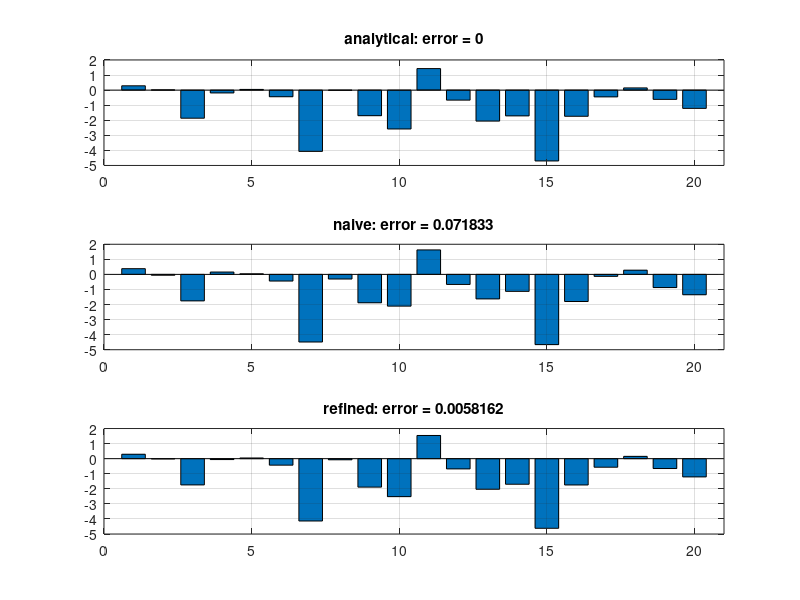

Recreate this plot in MATLAB.
% this script computes VaR and contributions to VaR from each exposure
% - semi-analytically (under generic elliptical assumption)
% - naively-empirical (VaR is percentile, contributions are numerical derivative
% - refined-empirical (VaR from kernel smoothing, contributions as expectations
% see "Risk and Asset Allocation" - Springer (2005), by A. Meucci

clc; clear; close all;
%%%%%%%%%%%%%%%%%%%%%%%%%%%%%%%%%%%%%%%%%%%%%%%%%%%%%%%%%%%%%%%%%%%%%%%%%%%%%%%%%%%%%%%%%%%%%%%%%%%%%%%%%%%%%%%%%%%
% inputs 

N=20; % number of assets
NumSimul=100000; % number of simulations

% elliptical market parameters: 
Mu=rand(N,1); % location
A=rand(N,N)-.5; % scatter
Sigma=A*A';
R = (lognrnd(0,.2,NumSimul,1)-7).^2; % radial distribution

% allocation
a=rand(N,1)-.5;

% VaR confidence
c=.95;

%%%%%%%%%%%%%%%%%%%%%%%%%%%%%%%%%%%%%%%%%%%%%%%%%%%%%%%%%%%%%%%%%%%%%%%%%%%%%%%%%%%%%%%%%%%%%%%%%%%%%%%%%%%%%%%%%%%
% generate market scenarios
Z=randn(NumSimul,N);
norm_Z=sqrt(sum(Z.*Z,2));
U=Z./(norm_Z*ones(1,N));  % uniform on sphere
X=U.*(R*ones(1,N));       % elliptical, standard
M=ones(NumSimul,1)*Mu'+X*A'; % elliptical, general

%%%%%%%%%%%%%%%%%%%%%%%%%%%%%%%%%%%%%%%%%%%%%%%%%%%%%%%%%%%%%%%%%%%%%%%%%%%%%%%%%%%%%%%%%%%%%%%%%%%%%%%%%%%%%%%%%%%
% semi-analytical approach

% compute quantile of standard marginal numerically
StandardizedQuantile=prctile(X(:,1),(1-c)*100);
% compute VaR and contributions analytically
VaR_an=Mu'*a+StandardizedQuantile*sqrt(a'*Sigma*a)
DVaR_an=Mu+StandardizedQuantile*Sigma*a/sqrt(a'*Sigma*a);
ContrVaR_an=a.*DVaR_an;

%%%%%%%%%%%%%%%%%%%%%%%%%%%%%%%%%%%%%%%%%%%%%%%%%%%%%%%%%%%%%%%%%%%%%%%%%%%%%%%%%%%%%%%%%%%%%%%%%%%%%%%%%%%%%%%%%%%
% empirical naive approach

% compute objective
Psi = M*a;

% compute naive VaR as percentile
VaR_simul=prctile(Psi,(1-c)*100);

% compute naive gradient as perturbation
DVaR_simul=[];
for n=1:N
    e=zeros(N,1); 
    e(n)=.01;
    Psi_up=M*(a+e);    
    VaR_up=prctile(Psi_up,(1-c)*100);

    DVaR_simul=[DVaR_simul
        (VaR_up-VaR_simul)/e(n)];
end

% compute marginal contributions
ContrVaR_simul=a.*DVaR_simul;

BadError=mean((ContrVaR_simul-ContrVaR_an).^2);

%%%%%%%%%%%%%%%%%%%%%%%%%%%%%%%%%%%%%%%%%%%%%%%%%%%%%%%%%%%%%%%%%%%%%%%%%%%%%%%%%%%%%%%%%%%%%%%%%%%%%%%%%%%%%%%%%%%
% empirical refined approach

% sort market accoring to objective scenarios
[Sort_Psi,Index]=sort(Psi);
Sort_M=M(Index,:);

% define smoothing  kernel for the empirical VaR computation
th=ceil((1-c)*NumSimul); % percentile index
bw=NumSimul/700; % bandwidth
sm=normpdf([1:NumSimul]',th,bw); % smoother
sm=sm/sum(sm); % normalize smoother

% compute VaR as kernel smoohting
VaR_simul_refined=Sort_Psi'*sm

% compute gradient as expectation
DVaR_simul_refined=0*a;
for n=1:N
    DVaR_simul_refined(n)=sm'*Sort_M(:,n);
end
% compute marginal contributions
ContrVaR_simul_refined=a.*DVaR_simul_refined;

GoodError=mean((ContrVaR_simul_refined-ContrVaR_an).^2);

%%%%%%%%%%%%%%%%%%%%%%%%%%%%%%%%%%%%%%%%%%%%%%%%%%%%%%%%%%%%%%%%%%%%%%%%%%%%%%%%%%%%%%%%%%%%%%%%%%%%%%%%%%%%%%%
% plots

figure

subplot(3,1,1)
bar(ContrVaR_an)
xlim([0 N+1])
y_lim=get(gca,'ylim');
grid on
title(['analytical: error = 0'])

subplot(3,1,2)
bar(ContrVaR_simul)
xlim([0 N+1])
set(gca,'ylim',y_lim)
grid on
title(['naive: error = ' num2str(BadError)])

subplot(3,1,3)
bar(ContrVaR_simul_refined)
xlim([0 N+1])
set(gca,'ylim',y_lim)
grid on
title(['refined: error = ' num2str(GoodError)])
